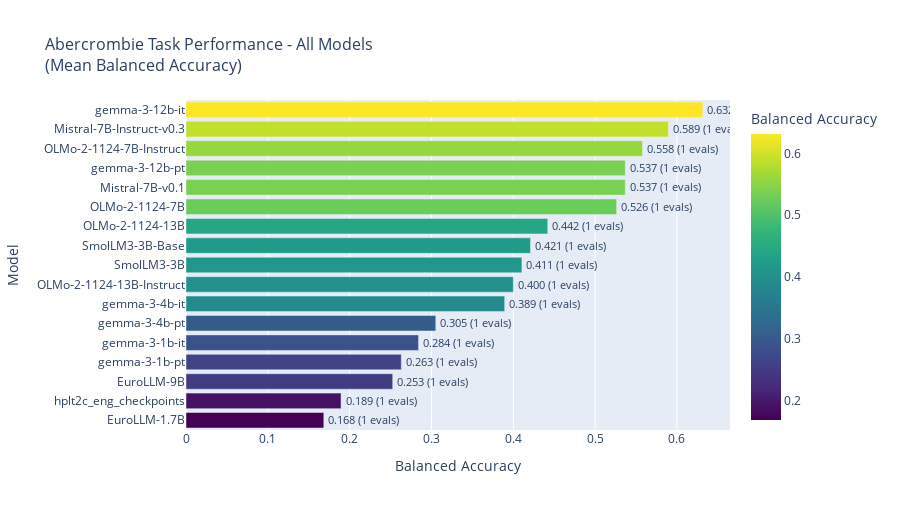

The notebook cell saved with this chart:
### Code cell
# Create horizontal bar chart for abercrombie results
fig = px.bar(
    abercrombie_scores, 
    x='mean_balanced_accuracy', 
    y='model',
    orientation='h',
    title='Abercrombie Task Performance - All Models<br>(Mean Balanced Accuracy)',
    labels={'mean_balanced_accuracy': 'Balanced Accuracy', 'model': 'Model'},
    text=[f'{score:.3f} ({count} evals)' for score, count in zip(abercrombie_scores['mean_balanced_accuracy'], abercrombie_scores['num_evaluations'])],
    color='mean_balanced_accuracy',
    color_continuous_scale='viridis'
)

# Customize layout
fig.update_traces(textposition='outside')
fig.update_layout(
    height=max(400, len(abercrombie_scores) * 30),
    width=900,
    showlegend=False,
    font=dict(size=12),
    title_font_size=16,
    xaxis_title_font_size=14,
    yaxis_title_font_size=14
)

fig.show()

### Figure 1 — Plotly figure (JSON) as saved in the notebook; plotly's stock layout.template omitted (floating-point values rounded to 4 significant figures)
{"data": [{"hovertemplate": "Balanced Accuracy=%{marker.color}<br>Model=%{y}<br>text=%{text}<extra></extra>", "legendgroup": "", "marker": {"color": [0.1684, 0.1895, 0.2526, 0.2632, 0.2842, 0.3053, 0.3895, 0.4, 0.4105, 0.4211, 0.4421, 0.5263, 0.5368, 0.5368, 0.5579, 0.5895, 0.6316], "coloraxis": "coloraxis", "pattern": {"shape": ""}}, "name": "", "orientation": "h", "showlegend": false, "text": ["0.168 (1 evals)", "0.189 (1 evals)", "0.253 (1 evals)", "0.263 (1 evals)", "0.284 (1 evals)", "0.305 (1 evals)", "0.389 (1 evals)", "0.400 (1 evals)", "0.411 (1 evals)", "0.421 (1 evals)", "0.442 (1 evals)", "0.526 (1 evals)", "0.537 (1 evals)", "0.537 (1 evals)", "0.558 (1 evals)", "0.589 (1 evals)", "0.632 (1 evals)"], "textposition": "outside", "type": "bar", "x": [0.1684, 0.1895, 0.2526, 0.2632, 0.2842, 0.3053, 0.3895, 0.4, 0.4105, 0.4211, 0.4421, 0.5263, 0.5368, 0.5368, 0.5579, 0.5895, 0.6316], "xaxis": "x", "y": ["EuroLLM-1.7B", "hplt2c_eng_checkpoints", "EuroLLM-9B", "gemma-3-1b-pt", "gemma-3-1b-it", "gemma-3-4b-pt", "gemma-3-4b-it", "OLMo-2-1124-13B-Instruct", "SmolLM3-3B", "SmolLM3-3B-Base", "OLMo-2-1124-13B", "OLMo-2-1124-7B", "Mistral-7B-v0.1", "gemma-3-12b-pt", "OLMo-2-1124-7B-Instruct", "Mistral-7B-Instruct-v0.3", "gemma-3-12b-it"], "yaxis": "y"}], "layout": {"barmode": "relative", "coloraxis": {"colorbar": {"title": {"text": "Balanced Accuracy"}}, "colorscale": [[0, "#440154"], [0.1111, "#482878"], [0.2222, "#3e4989"], [0.3333, "#31688e"], [0.4444, "#26828e"], [0.5556, "#1f9e89"], [0.6667, "#35b779"], [0.7778, "#6ece58"], [0.8889, "#b5de2b"], [1, "#fde725"]]}, "font": {"size": 12}, "height": 510, "legend": {"tracegroupgap": 0}, "showlegend": false, "title": {"font": {"size": 16}, "text": "Abercrombie Task Performance - All Models<br>(Mean Balanced Accuracy)"}, "width": 900, "xaxis": {"anchor": "y", "domain": [0, 1], "title": {"font": {"size": 14}, "text": "Balanced Accuracy"}}, "yaxis": {"anchor": "x", "domain": [0, 1], "title": {"font": {"size": 14}, "text": "Model"}}}}
